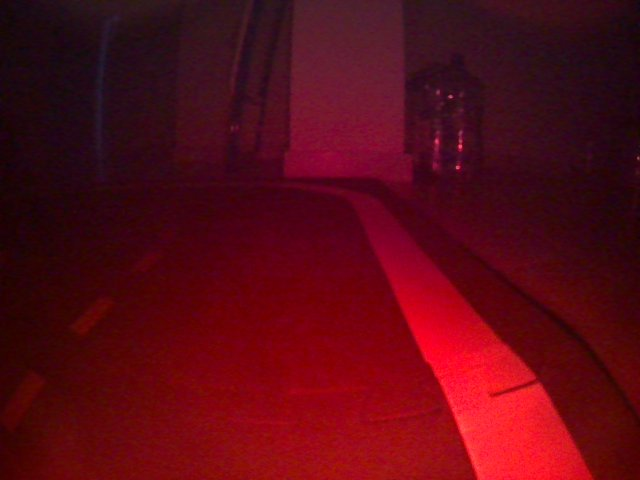
#> input picture src/BackgroundReading/assets/615.png, 640 x 480 px
$ jupyter execute 'Без названия.ipynb'
#> lines starting #> are read from the running program, lines starting #| are printed output that depends on the picture; after the words box and inside, x2 and y2 are one past the last pixel; in counts of white or black regions, pixels touching at a corner belong together
[cell 1]
from PIL import Image
import numpy as np
import matplotlib.pyplot as plt

[cell 2]
name = "615"

[cell 3]
with Image.open("./"+ name + ".png") as im:
#> im is the input picture: PIL image 640x480 RGB; mean R, G, B 88.3, 8.9, 20.7
    img = np.array(im)
plt.imshow(img)

[cell 4]
brightness = img[:,:,0]*.257 + img[:,:,1]*.504 + img[:,:,2]*.098 + 16
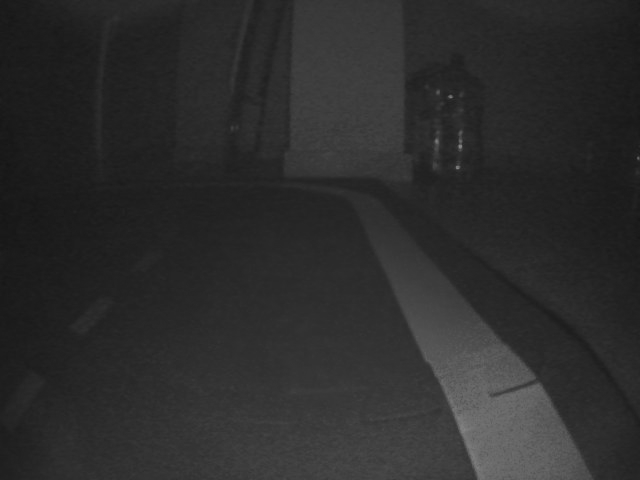
#> brightness: shape (480, 640) float64; min 20.96, max 134, mean 45.2
plt.imshow(brightness, cmap="gray")

[cell 5]
new_p = Image.fromarray(brightness)
if new_p.mode != 'RGB':
    new_p = new_p.convert('RGB')
#> new_p: PIL image 640x480 RGB

new_p.save(""+ name +" brightness.png")

[cell 6]
def compute_energy(img):
    brightness_matrix = img[:,:,0]*.257 + img[:,:,1]*.504 + img[:,:,2]*.098 + 16
    padded_brightness_matrix = np.pad(brightness_matrix, (1, 1), mode="edge")
    x_derivative = (padded_brightness_matrix[1:-1, 2:] - padded_brightness_matrix[1:-1, :-2]) / 2
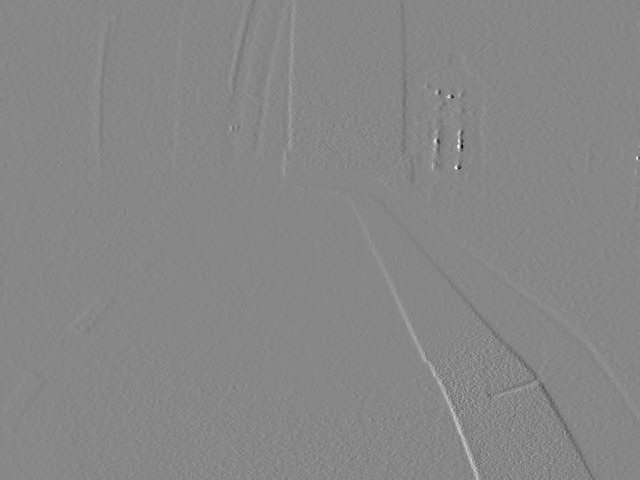
#> x_derivative: shape (480, 640) float64; min -42.49, max 37.62, mean 0; drawn with min black and max white
    y_derivative = (padded_brightness_matrix[2:, 1:-1] - padded_brightness_matrix[:-2, 1:-1]) / 2
    x_derivative[:, 0] *= 2
#> x_derivative: shape (480, 640) float64; 0.09% of pixels changed, all inside (x1, y1, x2, y2) = (0, 0, 1, 478)
    x_derivative[:, -1] *= 2
#> x_derivative: shape (480, 640) float64; min -42.49, max 37.62, mean 0
    y_derivative[0, :] *= 2
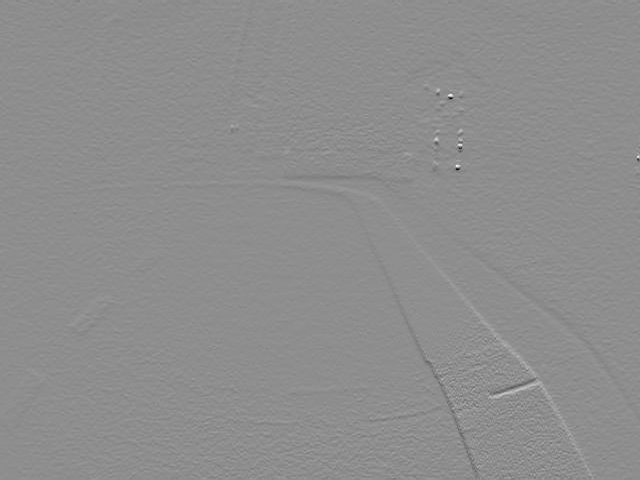
#> y_derivative: shape (480, 640) float64; min -43.03, max 34.32, mean 0; drawn with min black and max white
    y_derivative[-1, :] *= 2
#> y_derivative: shape (480, 640) float64; 0.18% of pixels changed, all inside (x1, y1, x2, y2) = (0, 479, 638, 480)
    return np.sqrt(x_derivative * x_derivative + y_derivative * y_derivative)
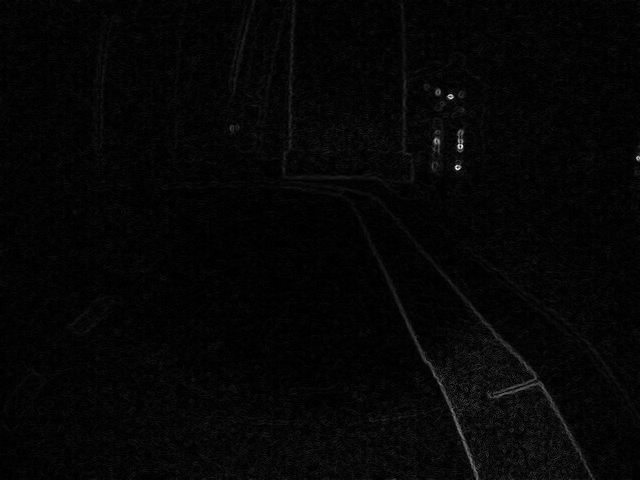
#> returned value: shape (480, 640) float64; min 0, max 47.33, mean 1.1; drawn with min black and max white

[cell 7]
def energy_from_article(img):
    brightness_matrix = img[:,:,0]*.257 + img[:,:,1]*.504 + img[:,:,2]*.098 + 16
    padded_brightness_matrix = np.pad(brightness_matrix, (1, 1), mode="edge")
    x_derivative = (padded_brightness_matrix[1:-1, 2:] - padded_brightness_matrix[1:-1, :-2]) / 2
    y_derivative = (padded_brightness_matrix[2:, 1:-1] - padded_brightness_matrix[:-2, 1:-1]) / 2
    x_derivative[:, 0] *= 2
    x_derivative[:, -1] *= 2
    y_derivative[0, :] *= 2
    y_derivative[-1, :] *= 2
    return np.abs(x_derivative) + np.abs(y_derivative)

[cell 8]
energy = compute_energy(img)
mean = 3 * energy.mean()
#> mean = 3.39
energy[energy < mean] = 0
energy[energy >= mean] = 255
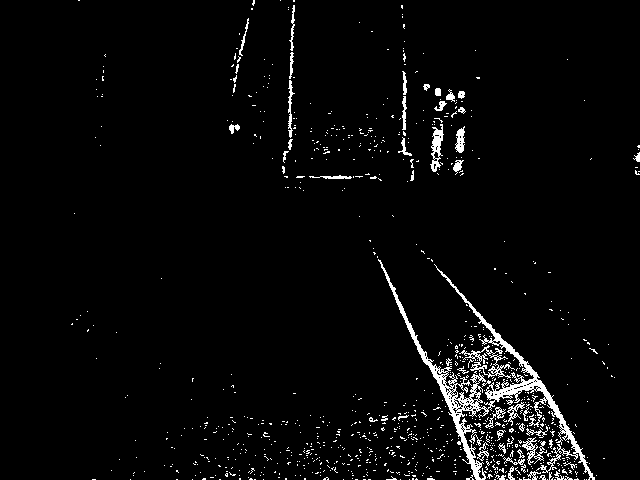
#> energy: shape (480, 640) float64; 3.4% white in thin lines or dots, all inside (x1, y1, x2, y2) = (71, 0, 640, 480)
# energy = energy / energy.max() * 255
# print(energy.max(), energy.min())

[cell 9]
plt.imshow(energy, cmap="gray")

[cell 10]
plt.imshow(compute_energy(img), cmap="gray")

[cell 11]
new_p = Image.fromarray(compute_energy(img))
#> new_p: PIL image 640x480 F
if new_p.mode != 'RGB':
    new_p = new_p.convert('RGB')
#> new_p: PIL image 640x480 RGB

new_p.save("" + name + " energy.png")

[cell 12]
new_p = Image.fromarray(energy)
if new_p.mode != 'RGB':
    new_p = new_p.convert('RGB')

new_p.save(""+ name + " energy_with contrast.png")
